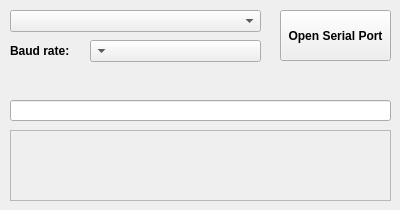
<?xml version="1.0" encoding="UTF-8"?>
<ui version="4.0">
 <class>CubesControl</class>
 <widget class="QWidget" name="CubesControl">
  <property name="geometry">
   <rect>
    <x>0</x>
    <y>0</y>
    <width>400</width>
    <height>210</height>
   </rect>
  </property>
  <property name="windowTitle">
   <string>CUBES Control Program</string>
  </property>
  <widget class="QComboBox" name="cbSerialPorts">
   <property name="geometry">
    <rect>
     <x>10</x>
     <y>10</y>
     <width>251</width>
     <height>22</height>
    </rect>
   </property>
  </widget>
  <widget class="QPushButton" name="btnOpenSerialPort">
   <property name="geometry">
    <rect>
     <x>280</x>
     <y>10</y>
     <width>111</width>
     <height>51</height>
    </rect>
   </property>
   <property name="font">
    <font>
     <weight>75</weight>
     <bold>true</bold>
    </font>
   </property>
   <property name="text">
    <string>Open Serial Port</string>
   </property>
  </widget>
  <widget class="QComboBox" name="cbBaudRates">
   <property name="geometry">
    <rect>
     <x>90</x>
     <y>40</y>
     <width>171</width>
     <height>22</height>
    </rect>
   </property>
   <property name="layoutDirection">
    <enum>Qt::RightToLeft</enum>
   </property>
  </widget>
  <widget class="QLabel" name="lblBaudRate">
   <property name="geometry">
    <rect>
     <x>10</x>
     <y>40</y>
     <width>71</width>
     <height>21</height>
    </rect>
   </property>
   <property name="font">
    <font>
     <weight>75</weight>
     <bold>true</bold>
    </font>
   </property>
   <property name="text">
    <string>Baud rate:</string>
   </property>
  </widget>
  <widget class="QLabel" name="lblMsgs">
   <property name="geometry">
    <rect>
     <x>10</x>
     <y>130</y>
     <width>381</width>
     <height>71</height>
    </rect>
   </property>
   <property name="frameShape">
    <enum>QFrame::StyledPanel</enum>
   </property>
   <property name="text">
    <string/>
   </property>
   <property name="textFormat">
    <enum>Qt::PlainText</enum>
   </property>
   <property name="alignment">
    <set>Qt::AlignLeading|Qt::AlignLeft|Qt::AlignTop</set>
   </property>
  </widget>
  <widget class="QLineEdit" name="textToSend">
   <property name="geometry">
    <rect>
     <x>10</x>
     <y>100</y>
     <width>381</width>
     <height>21</height>
    </rect>
   </property>
  </widget>
 </widget>
 <resources/>
 <connections/>
</ui>
